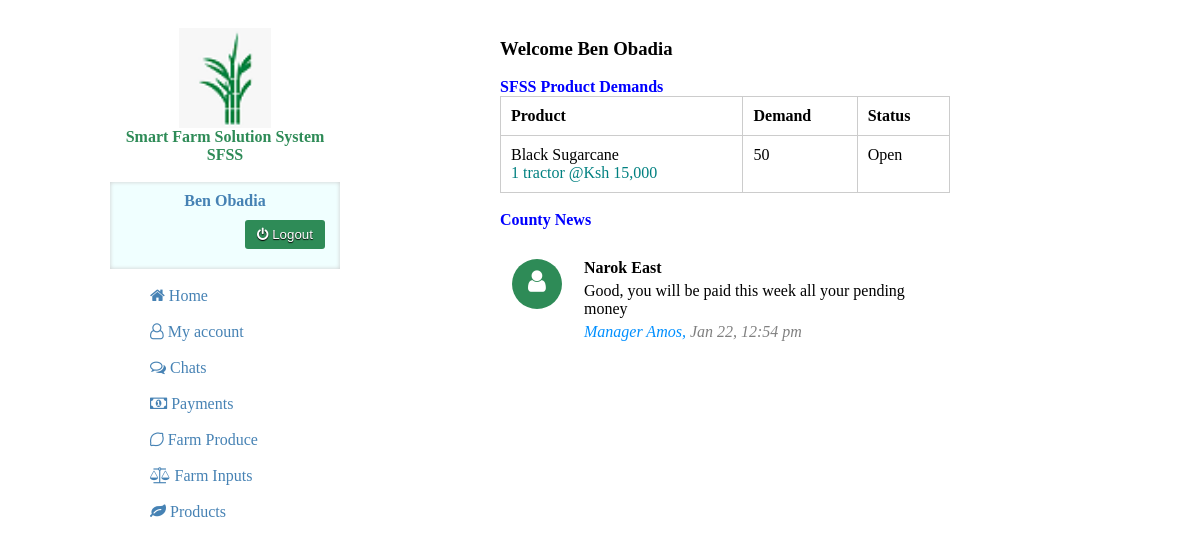
Page /farmer.php (signed in) on the committed database.
### tables this page shows
CREATE TABLE IF NOT EXISTS `farmers` (
  `id` int(11) NOT NULL AUTO_INCREMENT,
  `name` varchar(255) NOT NULL,
  `phone` int(11) NOT NULL,
  `idno` int(11) NOT NULL,
  `password` varchar(50) NOT NULL,
  `location` varchar(255) NOT NULL,
  `status` int(11) NOT NULL,
  `time` int(11) NOT NULL,
  PRIMARY KEY (`id`)
);

CREATE TABLE IF NOT EXISTS `demand` (
`id` int(11) NOT NULL,
  `product` varchar(255) NOT NULL,
  `measure` varchar(50) NOT NULL,
  `rate` int(11) NOT NULL,
  `maxsupply` int(11) NOT NULL,
  `status` int(11) NOT NULL
);

CREATE TABLE IF NOT EXISTS `news` (
`id` int(11) NOT NULL,
  `county` varchar(255) NOT NULL,
  `source` varchar(50) NOT NULL,
  `message` text NOT NULL,
  `time` int(11) NOT NULL
);

### dbcon.php (called while the page is built, shortened)
<?php
function prepare($data)
{
	return html_entity_decode(strip_tags(stripslashes($data)));
}
function fnum($v)
{
	$d = @explode(".", $v);
	$adn = @$d[1];
	if ($adn == null) {
		return strrev(rtrim(chunk_split(strrev($v), 3, ","), ","));
	} else {
		return strrev(rtrim(chunk_split(strrev($d[0]), 3, ","), ",")) . ".$adn";
	}
}

### farmer.php (the view, shortened to what this page needs)
<?php
include "dbcon.php";
if (isset($_SESSION['farmer'])) {
	$sid = $_SESSION['farmer'];
	$sql = mysqli_query($con, "SELECT *FROM `farmers` WHERE `id`='$sid'");
	$row = mysqli_fetch_assoc($sql);
	$usern = strip_tags(html_entity_decode(stripslashes(ucwords($row['name']))));
?>
	<html>
	<head>
		<link rel="stylesheet" href="css/font-awesome/css/font-awesome.min.css">
	</head>
	<body>
		<div class="main">
			<aside>
				<div style="padding:10px;max-width:300px"><br>
					<center>
						<div class="ltop"><img src="images/logo.png" height="100">
							<h4 style="color:#2E8B57">Smart Farm Solution System SFSS</h4><br>
						</div>
						<div style="padding:10px 5px;box-shadow:inset 0px 0px 4px #ccc;background:#F0FFFF">
							<h4 style="color:#4682b4;"><?php echo $usern; ?></h4>
							<p style="text-align:right;margin:10px"><button class="btn" onclick="window.location.replace('logout.php?sess=farmer')">
									<i class="fa fa-power-off"></i> Logout</button></p>
						</div>
					</center><br>
					<ul>
						<li><span class="lst" onclick="window.location=window.location"><i class="fa fa-home"></i> Home</span></li><br>
						<li><span class="lst" onclick="loadpage('myacc')"><i class="fa fa-user-o"></i> My account</span></li><br>
						<li><span class="lst" onclick="loadpage('chats')"><i class="fa fa-comments-o"></i> Chats</span><span id="notar"></span></li><br>
						<li><span class="lst" onclick="loadpage('payments')"><i class="fa fa-money"></i> Payments<span></li><br>
						<li><span class="lst" onclick="loadpage('produce')"><i class="fa fa-lemon-o"></i> Farm Produce</span></li><br>
						<li><span class="lst" onclick="loadpage('inputs')"><i class="fa fa-balance-scale"></i> Farm Inputs</span></li><br>
						<li><span class="lst" onclick="loadpage('products')"><i class="fa fa-leaf"></i> Products</span></li><br>
					</ul>
				</div>
			</aside>
			<section>
				<div class="mainactivity" style="padding:20px">
					<div style="max-width:450px;margin:0 auto">
						<br>
						<h3>Welcome <?php echo $usern; ?></h3><br>
						<h4 style='color:blue'>SFSS Product Demands</h4>
						<?php
						$data = "";
						$sql = mysqli_query($con, "SELECT *FROM `demand`");
						while ($row = mysqli_fetch_assoc($sql)) {
							$prod = prepare(ucwords($row['product']));
							$ms = prepare($row['measure']);
							$rate = fnum($row['rate']);
							$mxs = $row['maxsupply'];
							$st = $row['status'];
							$cond = ($st == 0) ? "Open" : "Closed";
							$data .= "<tr valign='top'><td><p>$prod</p><p style='color:#008080'>$ms @Ksh $rate</p></td><td>$mxs</td><td>$cond</td></tr>";
						}
						echo "<table cellpadding='10' style='width:100%;border:1px solid #ccc;border-collapse:collapse' border='1'>
				<tr style='font-weight:bold'><td>Product</td><td>Demand</td><td>Status</td></tr>$data</table>";
						echo "<br><h4 style='color:blue'>County News</h4><br>";
						$res = "";
						$sql = mysqli_query($con, "SELECT *FROM `news` ORDER BY `time` DESC");
						while ($row = mysqli_fetch_assoc($sql)) {
							$mssg = nl2br(prepare($row['message']));
							$loc = ucfirst($row['county']);
							$day = date("M d, h:i a", $row['time']);
							$sen = ucfirst(prepare($row['source']));
							$res .= "<tr valign='top'><td><div style='width:50px;height:50px;border-radius:50%;background:#2E8B57;text-align:center'>
					<i class='fa fa-user'style='font-size:25px;color:#fff;margin-top:10px'></i></div></td>
					<td><h4>$loc</h4><p style='padding:5px 0px'>$mssg</p><p style='color:grey'><i><span style='color:#008fff'>$sen,</span> $day</i></p>
					</td></tr>";
						}
						echo ($res == "") ? "<p style='color:grey;line-height:80px'>No News</p>" : "<table cellpadding='10'>$res</table>";
						?>
					</div>
				</div>
			</section>
		</div>
	</body>
	</html>
<?php
} else {
	header("location:login.php");
}
?>

### farmer.php (style rules this page uses)
* { margin: 0px; }
body { background: #fff; max-width: 1600px; margin: 0 auto; font-family: cambria; }
.main { width: 100%; max-width: 1000px; margin: 0 auto; height: 100%; }
@media screen and (min-width:701px) { aside { width: 25%; float: left; height: 100%; background: #fff; overflow: auto } }
@media screen and (min-width:701px) { section { width: 75%; float: left; height: 100%; background: #fff; overflow: auto; } }
@media screen and (min-width:701px) { .ltop { display: block; } }
.btn { background: #2E8B57; padding: 7px; border: 0px; border-radius: 3px; color: #fff; outline: none; text-shadow: 0px 1px 1px #000; cursor: pointer; min-width: 80px; }
ul li { list-style: none; color: #4682b4; }

### rows in the picture
farmers: name "Ben Obadia"
demand: product "Black Sugarcane", measure "1 tractor", rate "15,000", maxsupply "50", status "Open"
news: county "Narok East", message "Good, you will be paid this week all your pending money", source "Manager Amos", time "Jan 22, 12:54 pm"
